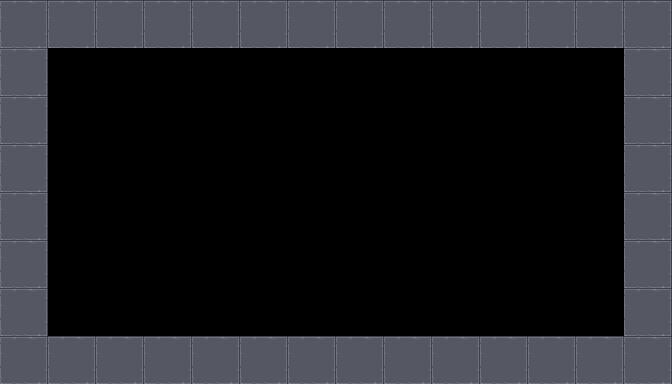

A 2D game scene composited from a Tiled map and its tileset images. What follows is a short description and the map's XML, with every tile layer's data as written:
An orthogonal 14x8 tile map with 48x48 px tiles, 1 tile layer (Tile Layer 1).

<map version="1.0" orientation="orthogonal" renderorder="right-down" width="14" height="8" tilewidth="48" tileheight="48" nextobjectid="1">
 <tileset firstgid="1" name="uf_terrain" tilewidth="48" tileheight="48" tilecount="760" columns="20">
  <image source="oryx_ultimate_fantasy/uf_terrain.png" width="960" height="1824" />
 </tileset>
 <layer name="Tile Layer 1" width="14" height="8">
  <data encoding="csv">
151,151,151,151,151,151,151,151,151,151,151,151,151,151,
151,154,154,154,154,154,154,154,154,154,154,154,154,151,
151,154,154,154,154,154,154,154,154,154,154,154,154,151,
151,154,154,154,154,154,154,154,154,154,154,154,154,151,
151,154,154,154,154,154,154,154,154,154,154,154,154,151,
151,154,154,154,154,154,154,154,154,154,154,154,154,151,
151,154,154,154,154,154,154,154,154,154,154,154,154,151,
151,151,151,151,151,151,151,151,151,151,151,151,151,151
</data>
 </layer>
</map>
